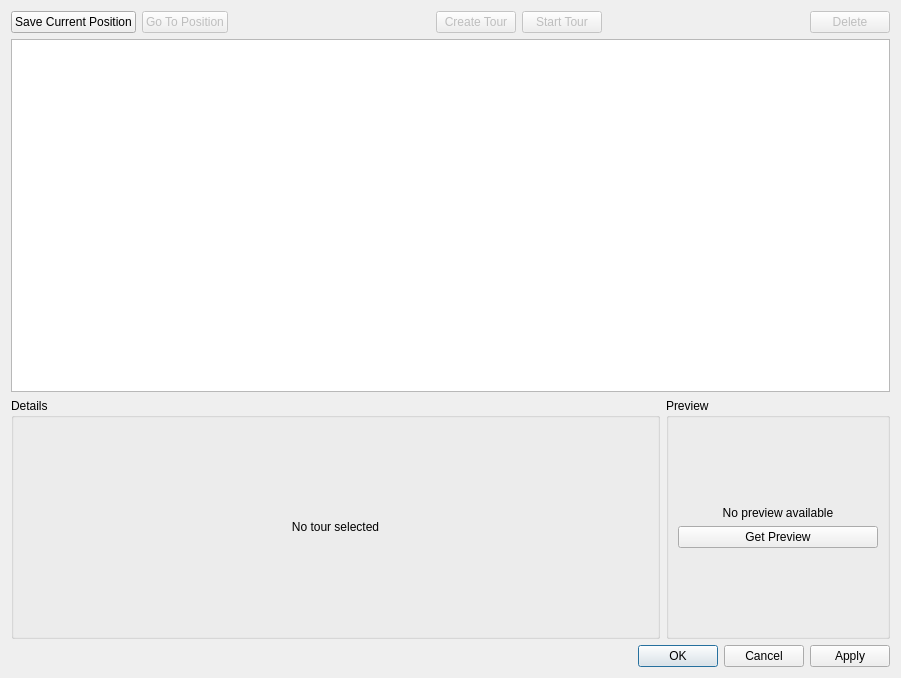
<?xml version="1.0" encoding="UTF-8"?>
<ui version="4.0">
 <class>PtzManageDialog</class>
 <widget class="QDialog" name="PtzManageDialog">
  <property name="geometry">
   <rect>
    <x>0</x>
    <y>0</y>
    <width>901</width>
    <height>678</height>
   </rect>
  </property>
  <layout class="QVBoxLayout" name="verticalLayout" stretch="0,1,0,0">
   <property name="sizeConstraint">
    <enum>QLayout::SetMinimumSize</enum>
   </property>
   <item>
    <widget class="QWidget" name="buttonsWidget" native="true">
     <layout class="QHBoxLayout" name="horizontalLayout">
      <property name="leftMargin">
       <number>0</number>
      </property>
      <property name="topMargin">
       <number>0</number>
      </property>
      <property name="rightMargin">
       <number>0</number>
      </property>
      <property name="bottomMargin">
       <number>0</number>
      </property>
      <item>
       <widget class="QPushButton" name="savePositionButton">
        <property name="text">
         <string>Save Current Position</string>
        </property>
        <property name="icon">
         <iconset resource="../../../x64/build/client.qrc">
          <normaloff>:/skin/tree/camera.png</normaloff>:/skin/tree/camera.png</iconset>
        </property>
       </widget>
      </item>
      <item>
       <widget class="QPushButton" name="goToPositionButton">
        <property name="enabled">
         <bool>false</bool>
        </property>
        <property name="text">
         <string>Go To Position</string>
        </property>
        <property name="icon">
         <iconset resource="../../../x64/build/client.qrc">
          <normaloff>:/skin/tree/sound.png</normaloff>:/skin/tree/sound.png</iconset>
        </property>
       </widget>
      </item>
      <item>
       <spacer name="horizontalSpacer">
        <property name="orientation">
         <enum>Qt::Horizontal</enum>
        </property>
        <property name="sizeHint" stdset="0">
         <size>
          <width>40</width>
          <height>20</height>
         </size>
        </property>
       </spacer>
      </item>
      <item>
       <widget class="QPushButton" name="addTourButton">
        <property name="enabled">
         <bool>false</bool>
        </property>
        <property name="text">
         <string>Create Tour</string>
        </property>
        <property name="icon">
         <iconset resource="../../../x64/build/client.qrc">
          <normaloff>:/skin/buttons/add.png</normaloff>:/skin/buttons/add.png</iconset>
        </property>
       </widget>
      </item>
      <item>
       <widget class="QPushButton" name="startTourButton">
        <property name="enabled">
         <bool>false</bool>
        </property>
        <property name="text">
         <string>Start Tour</string>
        </property>
        <property name="icon">
         <iconset resource="../../../x64/build/client.qrc">
          <normaloff>:/skin/tree/sound.png</normaloff>:/skin/tree/sound.png</iconset>
        </property>
       </widget>
      </item>
      <item>
       <spacer name="horizontalSpacer_2">
        <property name="orientation">
         <enum>Qt::Horizontal</enum>
        </property>
        <property name="sizeHint" stdset="0">
         <size>
          <width>40</width>
          <height>20</height>
         </size>
        </property>
       </spacer>
      </item>
      <item>
       <widget class="QPushButton" name="deleteButton">
        <property name="enabled">
         <bool>false</bool>
        </property>
        <property name="text">
         <string>Delete</string>
        </property>
        <property name="icon">
         <iconset resource="../../../x64/build/client.qrc">
          <normaloff>:/skin/buttons/remove.png</normaloff>:/skin/buttons/remove.png</iconset>
        </property>
       </widget>
      </item>
     </layout>
    </widget>
   </item>
   <item>
    <widget class="QnTableView" name="tableView">
     <property name="editTriggers">
      <set>QAbstractItemView::AllEditTriggers</set>
     </property>
     <property name="showDropIndicator" stdset="0">
      <bool>false</bool>
     </property>
     <property name="alternatingRowColors">
      <bool>true</bool>
     </property>
     <property name="selectionMode">
      <enum>QAbstractItemView::SingleSelection</enum>
     </property>
     <property name="selectionBehavior">
      <enum>QAbstractItemView::SelectRows</enum>
     </property>
     <property name="showGrid">
      <bool>false</bool>
     </property>
     <attribute name="horizontalHeaderCascadingSectionResizes">
      <bool>true</bool>
     </attribute>
     <attribute name="horizontalHeaderStretchLastSection">
      <bool>true</bool>
     </attribute>
     <attribute name="verticalHeaderVisible">
      <bool>false</bool>
     </attribute>
    </widget>
   </item>
   <item>
    <widget class="QWidget" name="widget" native="true">
     <layout class="QHBoxLayout" name="horizontalLayout_2" stretch="1,0">
      <property name="leftMargin">
       <number>0</number>
      </property>
      <property name="topMargin">
       <number>0</number>
      </property>
      <property name="rightMargin">
       <number>0</number>
      </property>
      <property name="bottomMargin">
       <number>0</number>
      </property>
      <item>
       <widget class="QGroupBox" name="tourGroupBox">
        <property name="title">
         <string>Details</string>
        </property>
        <layout class="QVBoxLayout" name="verticalLayout_2">
         <property name="leftMargin">
          <number>0</number>
         </property>
         <property name="topMargin">
          <number>0</number>
         </property>
         <property name="rightMargin">
          <number>0</number>
         </property>
         <property name="bottomMargin">
          <number>0</number>
         </property>
         <item>
          <widget class="QStackedWidget" name="tourStackedWidget">
           <property name="currentIndex">
            <number>1</number>
           </property>
           <widget class="QWidget" name="tourPage">
            <layout class="QVBoxLayout" name="verticalLayout_3">
             <item>
              <widget class="QnPtzTourWidget" name="tourEditWidget" native="true"/>
             </item>
            </layout>
           </widget>
           <widget class="QWidget" name="noTourPage">
            <layout class="QVBoxLayout" name="verticalLayout_4">
             <item>
              <widget class="QLabel" name="label">
               <property name="text">
                <string>No tour selected</string>
               </property>
               <property name="alignment">
                <set>Qt::AlignCenter</set>
               </property>
              </widget>
             </item>
            </layout>
           </widget>
          </widget>
         </item>
        </layout>
       </widget>
      </item>
      <item>
       <widget class="QGroupBox" name="previewGroupBox">
        <property name="title">
         <string>Preview</string>
        </property>
        <layout class="QVBoxLayout" name="verticalLayout_5">
         <item>
          <widget class="QStackedWidget" name="previewStackedWidget">
           <property name="currentIndex">
            <number>1</number>
           </property>
           <widget class="QWidget" name="previewPage">
            <layout class="QVBoxLayout" name="verticalLayout_6">
             <property name="leftMargin">
              <number>0</number>
             </property>
             <property name="topMargin">
              <number>0</number>
             </property>
             <property name="rightMargin">
              <number>0</number>
             </property>
             <property name="bottomMargin">
              <number>0</number>
             </property>
             <item>
              <widget class="QLabel" name="previewLabel">
               <property name="minimumSize">
                <size>
                 <width>200</width>
                 <height>200</height>
                </size>
               </property>
               <property name="text">
                <string notr="true"/>
               </property>
              </widget>
             </item>
            </layout>
           </widget>
           <widget class="QWidget" name="noPreviewPage">
            <layout class="QVBoxLayout" name="verticalLayout_7">
             <property name="leftMargin">
              <number>0</number>
             </property>
             <property name="topMargin">
              <number>0</number>
             </property>
             <property name="rightMargin">
              <number>0</number>
             </property>
             <property name="bottomMargin">
              <number>0</number>
             </property>
             <item>
              <spacer name="verticalSpacer_2">
               <property name="orientation">
                <enum>Qt::Vertical</enum>
               </property>
               <property name="sizeHint" stdset="0">
                <size>
                 <width>20</width>
                 <height>40</height>
                </size>
               </property>
              </spacer>
             </item>
             <item>
              <widget class="QLabel" name="noPreviewLabel">
               <property name="text">
                <string>No preview available</string>
               </property>
               <property name="alignment">
                <set>Qt::AlignCenter</set>
               </property>
              </widget>
             </item>
             <item>
              <widget class="QPushButton" name="getPreviewButton">
               <property name="text">
                <string>Get Preview</string>
               </property>
              </widget>
             </item>
             <item>
              <spacer name="verticalSpacer">
               <property name="orientation">
                <enum>Qt::Vertical</enum>
               </property>
               <property name="sizeHint" stdset="0">
                <size>
                 <width>20</width>
                 <height>40</height>
                </size>
               </property>
              </spacer>
             </item>
            </layout>
           </widget>
          </widget>
         </item>
        </layout>
       </widget>
      </item>
     </layout>
    </widget>
   </item>
   <item>
    <widget class="QnDialogButtonBox" name="buttonBox">
     <property name="orientation">
      <enum>Qt::Horizontal</enum>
     </property>
     <property name="standardButtons">
      <set>QDialogButtonBox::Apply|QDialogButtonBox::Cancel|QDialogButtonBox::Ok</set>
     </property>
    </widget>
   </item>
  </layout>
 </widget>
 <customwidgets>
  <customwidget>
   <class>QnTableView</class>
   <extends>QTableView</extends>
   <header location="global">ui/widgets/table_view.h</header>
  </customwidget>
  <customwidget>
   <class>QnPtzTourWidget</class>
   <extends>QWidget</extends>
   <header location="global">ui/widgets/ptz_tour_widget.h</header>
   <container>1</container>
  </customwidget>
  <customwidget>
   <class>QnDialogButtonBox</class>
   <extends>QDialogButtonBox</extends>
   <header location="global">ui/widgets/dialog_button_box.h</header>
  </customwidget>
 </customwidgets>
 <resources>
  <include location="../../../x64/build/client.qrc"/>
 </resources>
 <connections/>
</ui>
